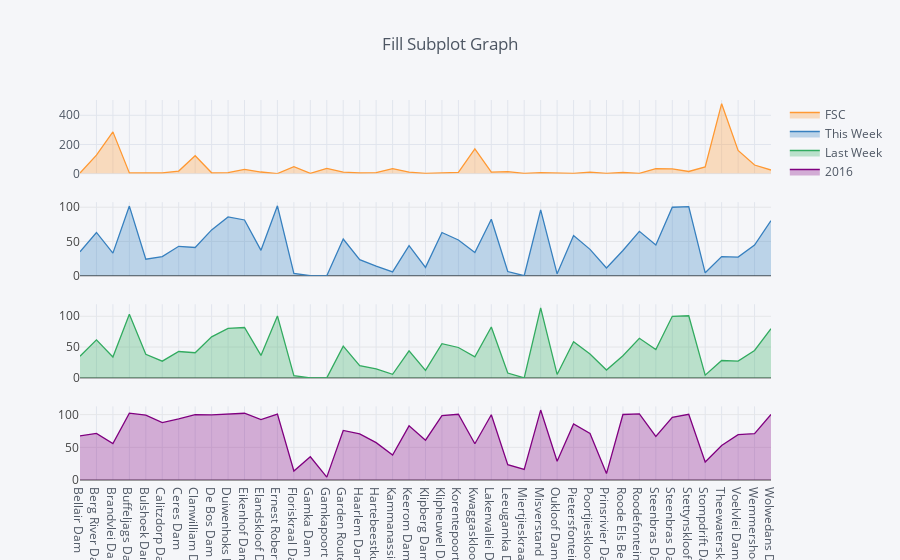

Notebook source saved alongside this figure:
### Code cell
df.iplot(subplots=True, 
         shape=(4,1), 
         shared_xaxes=True, 
         fill=True, 
         filename='subplots',
         title = 'Fill Subplot Graph',
         theme = 'pearl')

### Figure 1 — Plotly figure (JSON) as saved in the notebook; plotly's stock layout.template omitted (floating-point values rounded to 4 significant figures)
{"data": [{"fill": "tozeroy", "fillcolor": "rgba(255, 153, 51, 0.3)", "line": {"color": "rgba(255, 153, 51, 1.0)", "dash": "solid", "width": 1.3}, "mode": "lines", "name": "FSC", "text": "", "type": "scatter", "x": ["Bellair Dam", "Berg River Dam", "Brandvlei Dam", "Buffeljags Dam", "Bulshoek Dam", "Calitzdorp Dam", "Ceres Dam", "Clanwilliam Dam", "De Bos Dam", "Duiwenhoks Dam", "Eikenhof Dam", "Elandskloof Dam", "Ernest Robertson Dam", "Floriskraal Dam", "Gamka Dam", "Gamkapoort Dam", "Garden Route Dam", "Haarlem Dam", "Hartebeestkuil Dam", "Kammanassie Dam", "Keerom Dam", "Klipberg Dam", "Klipheuwel Dam", "Korentepoort Dam", "Kwaggaskloof Dam", "Lakenvallei Dam", "Leeugamka Dam", "Miertjieskraal Dam", "Misverstand Dam", "Oukloof Dam", "Pietersfontein Dam", "Poortjieskloof Dam", "Prinsrivier Dam", "Roode Els Berg Dam", "Roodefontein Dam", "Steenbras Dam-Lower", "Steenbras Dam-Upper", "Stettynskloof Dam", "Stompdrift Dam", "Theewaterskloof Dam", "Voelvlei Dam", "Wemmershoek Dam", "Wolwedans Dam"], "xaxis": "x1", "y": ["4.3", "127.1", "286.1", "4.6", "4.9", "4.9", "17.3", "122.5", "5.8", "6.2", "28.9", "11.0", "0.5", "48.3", "1.9", "36.3", "10.0", "4.7", "7.2", "34.4", "9.8", "2.0", "4.5", "8.1", "169.5", "10.3", "13.6", "1.5", "6.5", "4.2", "2.0", "9.8", "2.3", "7.8", "2.0", "33.9", "31.9", "14.8", "46.3", "479.3", "158.6", "58.8", "24.7"], "yaxis": "y1"}, {"fill": "tozeroy", "fillcolor": "rgba(55, 128, 191, 0.3)", "line": {"color": "rgba(55, 128, 191, 1.0)", "dash": "solid", "width": 1.3}, "mode": "lines", "name": "This Week", "text": "", "type": "scatter", "x": ["Bellair Dam", "Berg River Dam", "Brandvlei Dam", "Buffeljags Dam", "Bulshoek Dam", "Calitzdorp Dam", "Ceres Dam", "Clanwilliam Dam", "De Bos Dam", "Duiwenhoks Dam", "Eikenhof Dam", "Elandskloof Dam", "Ernest Robertson Dam", "Floriskraal Dam", "Gamka Dam", "Gamkapoort Dam", "Garden Route Dam", "Haarlem Dam", "Hartebeestkuil Dam", "Kammanassie Dam", "Keerom Dam", "Klipberg Dam", "Klipheuwel Dam", "Korentepoort Dam", "Kwaggaskloof Dam", "Lakenvallei Dam", "Leeugamka Dam", "Miertjieskraal Dam", "Misverstand Dam", "Oukloof Dam", "Pietersfontein Dam", "Poortjieskloof Dam", "Prinsrivier Dam", "Roode Els Berg Dam", "Roodefontein Dam", "Steenbras Dam-Lower", "Steenbras Dam-Upper", "Stettynskloof Dam", "Stompdrift Dam", "Theewaterskloof Dam", "Voelvlei Dam", "Wemmershoek Dam", "Wolwedans Dam"], "xaxis": "x1", "y": ["35.1", "63.2", "33.0", "101.7", "24.1", "28.0", "43.0", "41.3", "66.9", "85.9", "81.4", "37.1", "102.1", "3.4", "0.0", "0.0", "53.5", "23.5", "13.9", "5.7", "43.9", "12.2", "63.1", "52.2", "34.0", "82.5", "6.2", "0.0", "96.1", "2.8", "58.6", "38.5", "11.4", "36.8", "64.8", "44.8", "100.0", "100.8", "4.3", "27.9", "27.2", "44.9", "80.4"], "yaxis": "y2"}, {"fill": "tozeroy", "fillcolor": "rgba(50, 171, 96, 0.3)", "line": {"color": "rgba(50, 171, 96, 1.0)", "dash": "solid", "width": 1.3}, "mode": "lines", "name": "Last Week", "text": "", "type": "scatter", "x": ["Bellair Dam", "Berg River Dam", "Brandvlei Dam", "Buffeljags Dam", "Bulshoek Dam", "Calitzdorp Dam", "Ceres Dam", "Clanwilliam Dam", "De Bos Dam", "Duiwenhoks Dam", "Eikenhof Dam", "Elandskloof Dam", "Ernest Robertson Dam", "Floriskraal Dam", "Gamka Dam", "Gamkapoort Dam", "Garden Route Dam", "Haarlem Dam", "Hartebeestkuil Dam", "Kammanassie Dam", "Keerom Dam", "Klipberg Dam", "Klipheuwel Dam", "Korentepoort Dam", "Kwaggaskloof Dam", "Lakenvallei Dam", "Leeugamka Dam", "Miertjieskraal Dam", "Misverstand Dam", "Oukloof Dam", "Pietersfontein Dam", "Poortjieskloof Dam", "Prinsrivier Dam", "Roode Els Berg Dam", "Roodefontein Dam", "Steenbras Dam-Lower", "Steenbras Dam-Upper", "Stettynskloof Dam", "Stompdrift Dam", "Theewaterskloof Dam", "Voelvlei Dam", "Wemmershoek Dam", "Wolwedans Dam"], "xaxis": "x1", "y": ["35.1", "61.7", "33.8", "103.1", "38.3", "27.1", "42.8", "40.8", "66.6", "80.2", "81.7", "36.4", "100.5", "3.5", "0.0", "0.0", "51.6", "19.9", "14.5", "5.8", "43.9", "12.2", "55.4", "49.3", "34.2", "82.6", "7.9", "0.0", "113.5", "5.6", "58.6", "38.6", "12.7", "35.9", "64.2", "45.9", "99.9", "100.8", "4.4", "28.2", "27.3", "44.4", "79.7"], "yaxis": "y3"}, {"fill": "tozeroy", "fillcolor": "rgba(128, 0, 128, 0.3)", "line": {"color": "rgba(128, 0, 128, 1.0)", "dash": "solid", "width": 1.3}, "mode": "lines", "name": "2016", "text": "", "type": "scatter", "x": ["Bellair Dam", "Berg River Dam", "Brandvlei Dam", "Buffeljags Dam", "Bulshoek Dam", "Calitzdorp Dam", "Ceres Dam", "Clanwilliam Dam", "De Bos Dam", "Duiwenhoks Dam", "Eikenhof Dam", "Elandskloof Dam", "Ernest Robertson Dam", "Floriskraal Dam", "Gamka Dam", "Gamkapoort Dam", "Garden Route Dam", "Haarlem Dam", "Hartebeestkuil Dam", "Kammanassie Dam", "Keerom Dam", "Klipberg Dam", "Klipheuwel Dam", "Korentepoort Dam", "Kwaggaskloof Dam", "Lakenvallei Dam", "Leeugamka Dam", "Miertjieskraal Dam", "Misverstand Dam", "Oukloof Dam", "Pietersfontein Dam", "Poortjieskloof Dam", "Prinsrivier Dam", "Roode Els Berg Dam", "Roodefontein Dam", "Steenbras Dam-Lower", "Steenbras Dam-Upper", "Stettynskloof Dam", "Stompdrift Dam", "Theewaterskloof Dam", "Voelvlei Dam", "Wemmershoek Dam", "Wolwedans Dam"], "xaxis": "x1", "y": ["67.4", "71.4", "55.8", "102.2", "99.3", "87.7", "93.4", "99.9", "99.6", "100.5", "102.1", "92.3", "100.8", "13.7", "35.5", "4.4", "75.8", "70.5", "57.1", "38.3", "82.8", "60.9", "98.4", "100.5", "55.4", "99.9", "23.5", "16.2", "107.0", "28.7", "85.6", "71.3", "9.8", "100.2", "101.1", "66.7", "96.0", "100.5", "27.6", "52.8", "69.3", "70.8", "100.2"], "yaxis": "y4"}], "layout": {"legend": {"bgcolor": "#F5F6F9", "font": {"color": "#4D5663"}}, "paper_bgcolor": "#F5F6F9", "plot_bgcolor": "#F5F6F9", "title": "Fill Subplot Graph", "titlefont": {"color": "#4D5663"}, "xaxis1": {"anchor": "y4", "domain": [0, 1], "gridcolor": "#E1E5ED", "showgrid": true, "tickfont": {"color": "#4D5663"}, "title": "", "titlefont": {"color": "#4D5663"}, "zerolinecolor": "#E1E5ED"}, "yaxis1": {"anchor": "free", "domain": [0.8062, 1.0], "gridcolor": "#E1E5ED", "position": 0, "showgrid": true, "tickfont": {"color": "#4D5663"}, "title": "", "titlefont": {"color": "#4D5663"}, "zerolinecolor": "#E1E5ED"}, "yaxis2": {"anchor": "free", "domain": [0.5375, 0.7312], "position": 0}, "yaxis3": {"anchor": "free", "domain": [0.2687, 0.4625], "position": 0}, "yaxis4": {"anchor": "x1", "domain": [0, 0.1938]}}}
